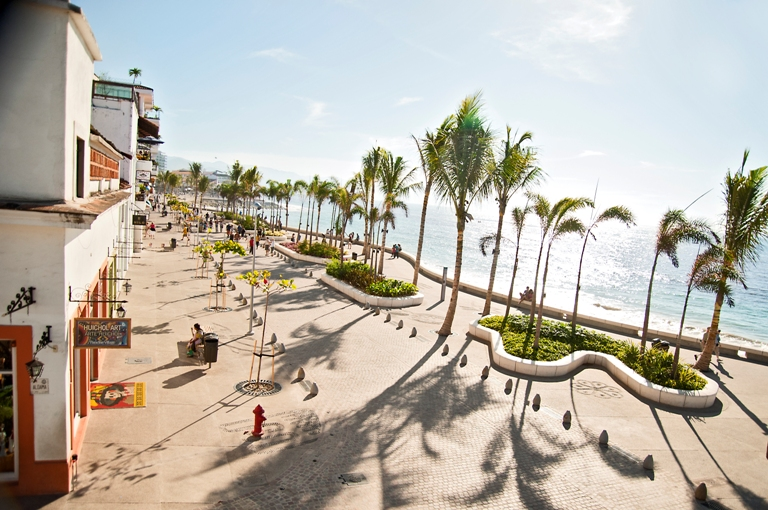
#> input picture imgs/playa.jpg, 768 x 510 px
$ python ecualizacion_color.py
#> lines starting #> are read from the running program, lines starting #| are printed output that depends on the picture
#!/usr/bin/env python3
import cv2 as cv
import numpy as np
import matplotlib.pyplot as plt

# Se lee la imagen
#img = cv.imread("../imgs/lenna.jpg")
#img = cv.imread("../imgs/gruta.jpg")
img = cv.imread("../imgs/playa.jpg")
#> img is the input picture: shape (510, 768, 3); mean B, G, R 168.8, 180, 186.8

# Obtenemos su forma
fil, col, ch = img.shape
#> fil = 510; col = 768; ch = 3

img_YUV   = cv.cvtColor(img, cv.COLOR_BGR2YUV)
#> img_YUV: shape (510, 768, 3); mean of channels 0, 1, 2 180.8, 122.1, 133.3
img_YCrCb = cv.cvtColor(img, cv.COLOR_BGR2YCrCb)
#> img_YCrCb: shape (510, 768, 3); mean of channels 0, 1, 2 180.8, 132.3, 121.2

# equalize the histogram of the Y channel
img_YUV[:,:,0] = cv.equalizeHist(img_YUV[:,:,0])
#> img_YUV: shape (510, 768, 3); mean of channels 0, 1, 2 128.5, 122.1, 133.3
img_YCrCb[:,:,0] = cv.equalizeHist(img_YCrCb[:,:,0])
#> img_YCrCb: shape (510, 768, 3); mean of channels 0, 1, 2 128.5, 132.3, 121.2

# convert the YUV image back to RGB format
img_YUV2   = cv.cvtColor(img_YUV, cv.COLOR_YUV2RGB)
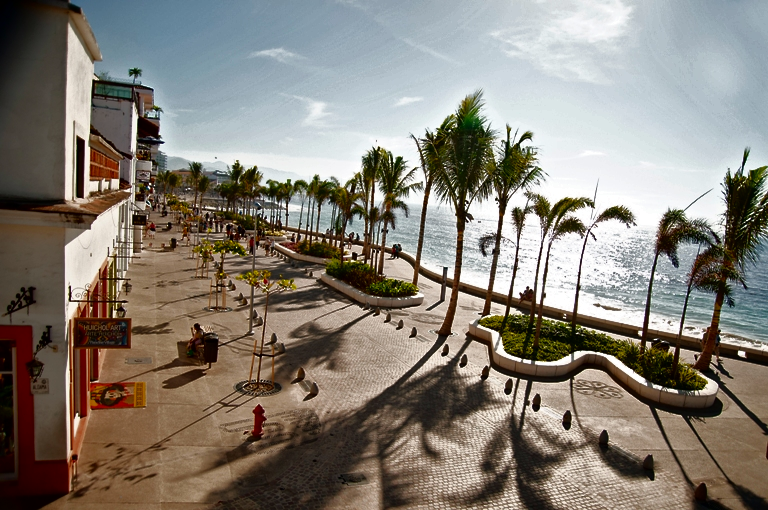
#> img_YUV2: shape (510, 768, 3); mean R, G, B 134.6, 127.8, 118.3
img_YCrCb2 = cv.cvtColor(img_YCrCb, cv.COLOR_YCrCb2RGB)

fig, ax = plt.subplots(3,2)
ax[0][0].imshow(cv.cvtColor(img, cv.COLOR_BGR2RGB), vmin=0, vmax=255)
color = ('b','g','r')
for i,col in enumerate(color):
    histr = cv.calcHist([img],[i],None,[256],[0,256])
    ax[0][1].plot(histr,color = col)

ax[1][0].imshow(img_YUV2, vmin=0, vmax=255)
ax[1][1].hist(img_YUV[:,:,0].ravel(),256,[0,256])
ax[2][0].imshow(img_YCrCb2, vmin=0, vmax=255)
ax[2][1].hist(img_YCrCb[:,:,0].ravel(),256,[0,256])
plt.show()
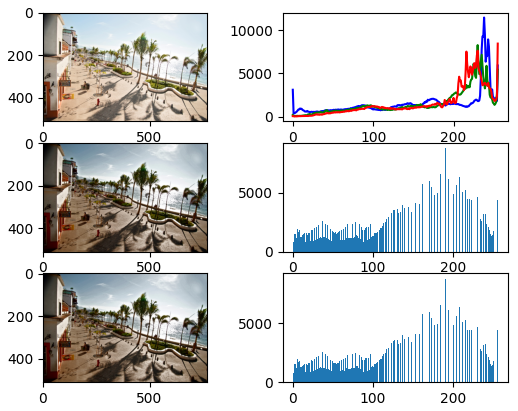
#> figure drawn by matplotlib, 6 panels; panel 2: curve peaks at x = 238, y = 11448; panel 2: curve peaks at x = 230, y = 8263; panel 2: curve peaks at x = 255, y = 8438; panel 4: tallest bar 8803 high, from x = 190 to 191

$ run again, with imgs/persona.jpg copied over imgs/playa.jpg
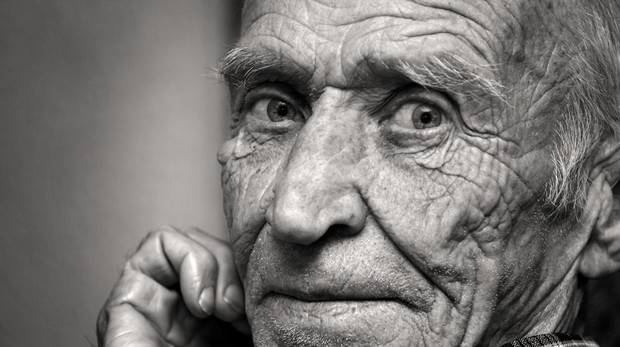
#> input picture imgs/persona.jpg, 620 x 347 px
#> img is the input picture: shape (347, 620, 3); mean B, G, R 115.6, 118, 120.3
#> `img_YUV2   = cv.cvtColor(img_YUV, cv.COLOR_YUV2RGB)`:
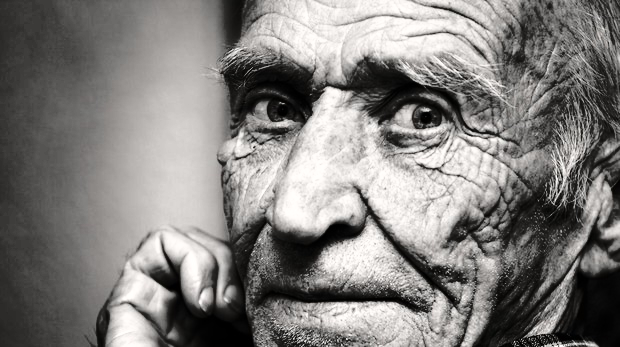
#> img_YUV2: shape (347, 620, 3); mean R, G, B 129.7, 127.5, 125.1
